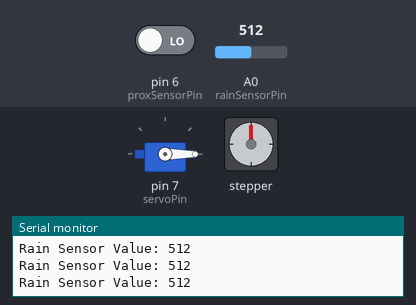
Bench run of a sketch on a simulated Arduino Uno, built with avr-gcc and run on an emulated ATmega328P. Shown: servo, stepper motor, the last lines printed to the serial monitor. The test bench sets the inputs (shaded band); at power-on: pin 6 (proxSensorPin) LOW, A0 (rainSensorPin) = 512. Stepper angles assume 2048 steps per turn.

Above: at 1.2 s.
1.3 s: pin 6 (proxSensorPin) driven HIGH
At 4.9 s:
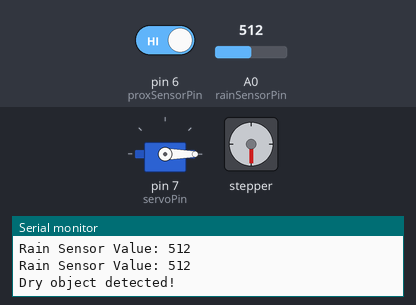
At 5.6 s:
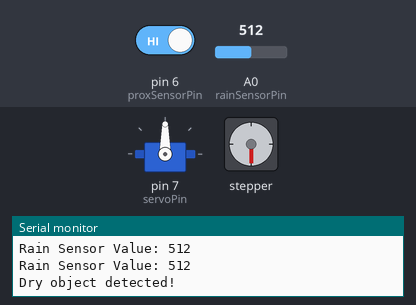
7.3 s: A0 (rainSensorPin) set to 290
At 10.3 s:
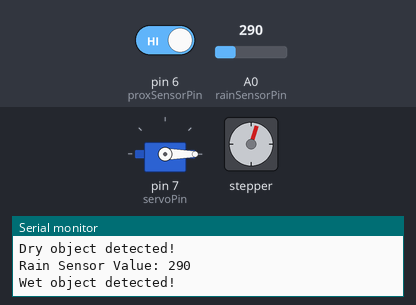
Timing chart, 0 to 19.3 s (numbered marks = the images above; inputs shaded):
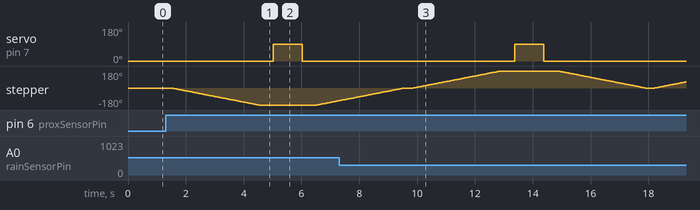

Measured:
- after the input at 1.3 s, servo on pin 7 (servoPin): 0° → 90° after 3.7 s, → 0° 1.0 s later; stepper: turns 180° counter-clockwise in 3.0 s, then 45° clockwise in 0.74 s

The sketch:

Arduino_Updated.ino
```cpp
#include <Stepper.h>
#include <Servo.h>

// === Constants === //
const int stepsPerRevolution = 2048; // Full rotation for 28BYJ-48 motor

// === Pin Setup === //
const int rainSensorPin = A0;      // Raindrop sensor (Analog)
const int proxSensorPin = 6;       // Proximity switch (Digital)
const int servoPin = 7;            // Servo SG90 control pin

// Stepper motor pins via ULN2003
const int IN1 = 8;
const int IN2 = 9;
const int IN3 = 10;
const int IN4 = 11;

// === Objects === //
Servo myServo;
Stepper stepper(stepsPerRevolution, IN1, IN3, IN2, IN4);

// === Setup === //
void setup() {
  pinMode(rainSensorPin, INPUT);
  pinMode(proxSensorPin, INPUT);

  myServo.attach(servoPin);
  myServo.write(0); // Default to 0 degrees

  stepper.setSpeed(10); // RPM, adjust if needed

  Serial.begin(9600);
}

// === Loop === //
void loop() {
  int rainValue = analogRead(rainSensorPin);
  bool proximityDetected = digitalRead(proxSensorPin) == HIGH;

  Serial.print("Rain Sensor Value: ");
  Serial.println(rainValue);

  if (proximityDetected) {
    delay(100); // Small debounce delay

    if (rainValue <= 300) {
      Serial.println("Wet object detected!");

      // Stepper rotates 180° to the RIGHT
      stepper.step(stepsPerRevolution / 2);

      // Servo opens like a door to the LEFT (90°)
      myServo.write(0); // Closed position
      delay(500);
      myServo.write(90); // Open left
      delay(1000);
      myServo.write(0); // Close again
      delay(500);

      // Stepper auto-resets back 180° LEFT
      stepper.step(-stepsPerRevolution / 2);
    }
    else {
      Serial.println("Dry object detected!");

      // Stepper rotates 180° to the LEFT
      stepper.step(-stepsPerRevolution / 2);

      // Servo opens like a door to the RIGHT (90°)
      myServo.write(0); // Closed position
      delay(500);
      myServo.write(90); // Open right
      delay(1000);
      myServo.write(0); // Close again
      delay(500);

      // Stepper auto-resets back 180° RIGHT
      stepper.step(stepsPerRevolution / 2);
    }
  }

  delay(200); // Delay for sensor stability
}
```
